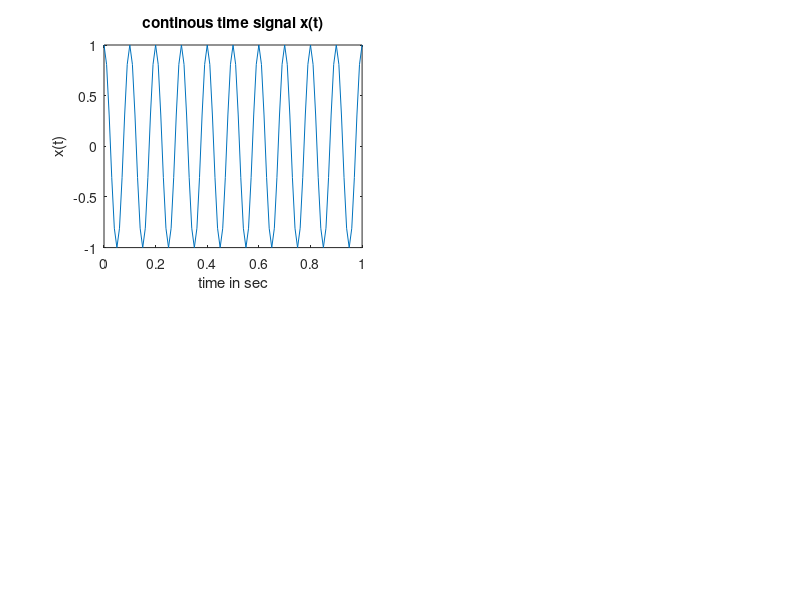

MATLAB code for this plot:
clc;
clear all;
close all;
A=1;
f=10;
t=0:0.01:1;
y=A*cos(2*pi*f*t);
subplot(2,2,1);
plot(t,y);
xlabel('time in sec');
ylabel('x(t)');
title('continous time signal x(t)');
